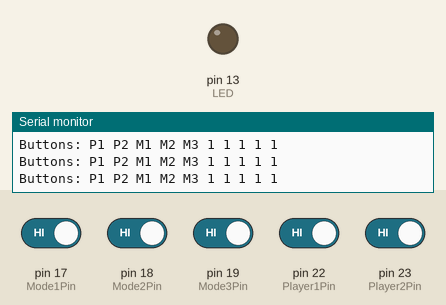
Bench run of a sketch on a simulated Arduino Mega 2560, built with avr-gcc and run on an emulated ATmega2560. Shown: output pins drawn as LEDs (lit = HIGH), the last lines printed to the serial monitor. The test bench sets the inputs (shaded band); at power-on: pin 17 (Mode1Pin), pin 18 (Mode2Pin), pin 19 (Mode3Pin), pin 22 (Player1Pin), pin 23 (Player2Pin) HIGH.

Above: at 1.2 s.
1.3 s: pin 17 (Mode1Pin) driven LOW and pin 18 (Mode2Pin) driven LOW and pin 19 (Mode3Pin) driven LOW and pin 22 (Player1Pin) driven LOW and pin 23 (Player2Pin) driven LOW
At 3.1 s:
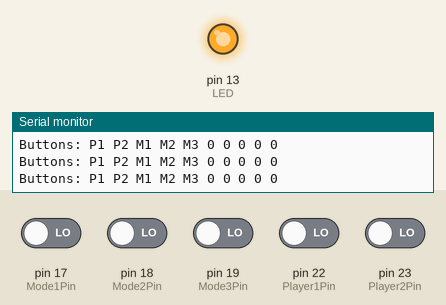
3.5 s: pin 17 (Mode1Pin) driven HIGH
At 4.8 s:
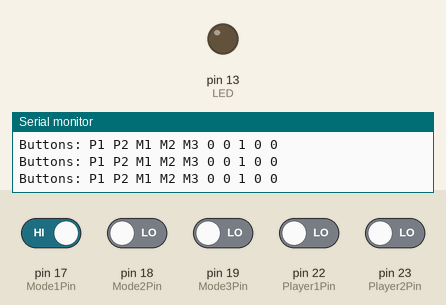
5.5 s: pin 17 (Mode1Pin) driven LOW
At 6.5 s:
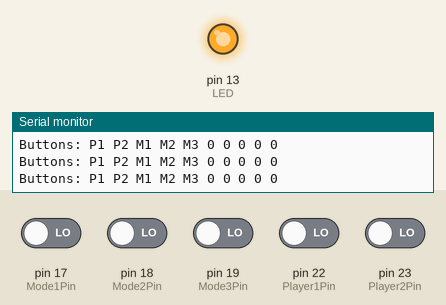
Timing chart, 0 to 8.5 s (numbered marks = the images above; inputs shaded):
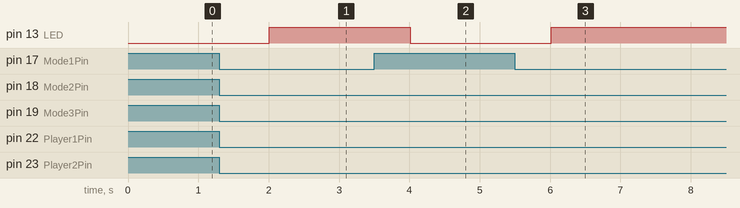

Measured:
- after the input at 1.3 s, pin 13 (LED): LOW → HIGH after 0.71 s
- after the input at 3.5 s, pin 13 (LED): HIGH → LOW after 0.51 s
- after the input at 5.5 s, pin 13 (LED): LOW → HIGH after 0.52 s

The sketch:

bounce-buttonTestAll.ino
```cpp
// July 2017 bounce button test for game show buttons
// use as unit test to show that all buttons work
// uses Bounce and INPUT_PULLUP and Serial to report activity
// LED lights on any button pressed

// bounce2 is new version that depricates the allinone initialization
#include <Bounce2.h>
//#include <Bounce.h>

// This code turns a led on/off through a debounced button
// Build the circuit indicated here: http://arduino.cc/en/Tutorial/Button

// Two sets of buttons - 3 selectors and 2 players
// Two Player buttons
#define Player1Pin 22
#define Player2Pin 23
// for mode selections 3 pushbuttons on Octo pad
#define Mode1Pin 17
#define Mode2Pin 18
#define Mode3Pin 19

#define BUTTON Mode1Pin
#define LED 13

// Instantiate a Bounce object with a 5 millisecond debounce time
Bounce player1Btn = Bounce( Player1Pin,5 );
Bounce player2Btn = Bounce( Player2Pin,5 );
Bounce mode1Btn = Bounce( Mode1Pin,5 );
Bounce mode2Btn = Bounce( Mode2Pin,5 );
Bounce mode3Btn = Bounce( Mode3Pin,5 );

void setup() {
  Serial.begin(19200);
  pinMode(LED,OUTPUT);

  pinMode(Player1Pin,INPUT_PULLUP);
  pinMode(Player2Pin,INPUT_PULLUP);
  pinMode(Mode1Pin,INPUT_PULLUP);
  pinMode(Mode2Pin,INPUT_PULLUP);
  pinMode(Mode3Pin,INPUT_PULLUP);
}

void loop() {
 // Update the debouncer
  player1Btn.update ( );
  player2Btn.update ( );
  mode1Btn.update ( );
  mode2Btn.update ( );
  mode3Btn.update ( );

 // Get the update value
 int player1Value = player1Btn.read();
 int player2Value = player2Btn.read();
 int mode1Value = mode1Btn.read();
 int mode2Value = mode2Btn.read();
 int mode3Value = mode3Btn.read();

Serial.print("Buttons: P1 P2 M1 M2 M3 ");
  Serial.print(player1Value); Serial.print(" ");
  Serial.print(player2Value); Serial.print(" ");
  Serial.print(mode1Value); Serial.print(" ");
  Serial.print(mode2Value); Serial.print(" ");
  Serial.println(mode3Value);
delay(250);

 int value = player1Value + player2Value + mode1Value + mode2Value + mode3Value;
 // Turn LED on if any button is pressed
 if ( value <1) {
   digitalWrite(LED, HIGH );
 } else {
    digitalWrite(LED, LOW );
 }
}
```
